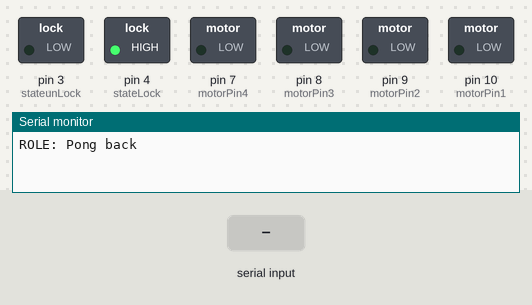
A sketch run on a simulated Arduino Uno, built with avr-gcc and run on an emulated ATmega328P. On the bench: switched loads named in the sketch (green lamp = pin HIGH), the last lines printed to the serial monitor. The test bench sets the inputs (shaded band). No radio packets arrive unless stated.

Above: at 1.2 s.
1.3 s: "l" received over Serial
At 5.3 s:
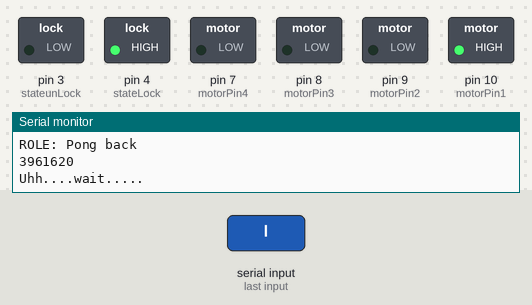
At 12.6 s:
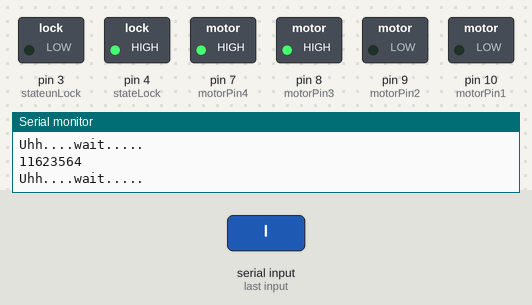
Timing chart, 0 to 13.2 s (numbered marks = the images above; inputs shaded):
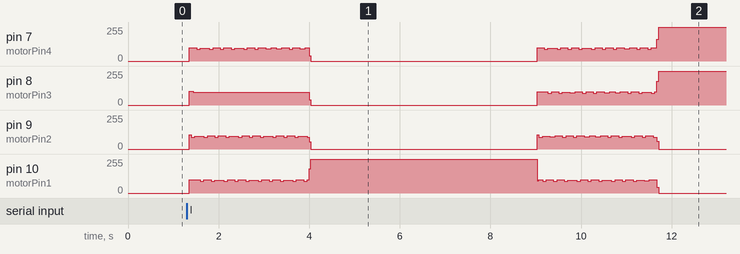

The sketch:

Receiver.ino
```cpp
#include <SPI.h>
#include "nRF24L01.h"
#include "RF24.h"

// Set up nRF24L01 radio on SPI bus plus pins 2 & 5
// MOSI 11
// SCK 13
// MISO 12
// CSN 2
// CE 5
RF24 radio(5,2);

#define motorPin1 10 // IN1
#define motorPin2 9 // IN2
#define motorPin3 8 // IN3
#define motorPin4 7 // IN4
int pir = 6;
int stateLock = 4; // red
int stateunLock = 3;  // green

int steps = 0;
boolean directionOfMotor = true; //true = locked
unsigned long lastTime;
unsigned long currentMillis;
//int stepsLeft = 2047;
int stepsLeft = 2591;
long time;

static char unlock_char[] = "UNLOCK";
static char lock_char[] = "LOCK";
static char distance_char[] = "ABCDEFGHIJASBFSAOEJFASQWRQWR";

// Radio pipe addresses for the 2 nodes to communicate.
const uint64_t pipes[2] = { 0xF0F0F0F0E1LL, 0xF0F0F0F0D2LL };

// The various roles supported by this sketch
typedef enum { role_ping_out = 1, role_pong_back } role_e;
// The debug-friendly names of those roles
const char* role_friendly_name[] = { "invalid", "Ping out", "Pong back"};
// The role of the current running sketch
role_e role;

char phoneData = 'n';
static char phone_send[] = "LOCKUNLOCK";

const int min_payload_size = 4;
//const int max_payload_size = 32;
const int max_payload_size = 69;
const int payload_size_increments_by = 1;
int next_payload_size = min_payload_size;

char receive_payload[max_payload_size+1]; // +1 to allow room for a terminating NULL char

void setup(void)
{
  delay(20); // Just to get a solid reading on the role pin

    role = role_pong_back;
//  role = role_ping_out;

  pinMode(motorPin1, OUTPUT);
  pinMode(motorPin2, OUTPUT);
  pinMode(motorPin3, OUTPUT);
  pinMode(motorPin4, OUTPUT);
  pinMode(pir, INPUT);
  pinMode(stateLock, OUTPUT);
  pinMode(stateunLock, OUTPUT);
  digitalWrite(stateLock, HIGH);
  digitalWrite(stateunLock, LOW);
  Serial.begin(9600);
  Serial.print(F("ROLE: "));
  Serial.println(role_friendly_name[role]);

  radio.begin();
  radio.enableDynamicPayloads(); // enable dynamic payloads
  radio.setRetries(5,15); // increase delay between retries & # of retries

  // This simple sketch opens two pipes for these two nodes to communicate
  // back and forth.
  // Open 'our' pipe for writing
  // Open the 'other' pipe for reading, in position #1 (we can have up to 5 pipes open for reading)

  if ( role == role_ping_out )
  {
    radio.openWritingPipe(pipes[0]);
    radio.openReadingPipe(1,pipes[1]);
  }
  else
  {
    radio.openWritingPipe(pipes[1]);
    radio.openReadingPipe(1,pipes[0]);
  }

  radio.startListening();
  radio.printDetails();
}

void loop(void)
{
  // Pong back role.  Receive each packet, dump it out, and send it back
  char c;
  if (Serial.available()) {
    c = Serial.read();
    if (c == 'l') {
            directionOfMotor = true;
      lockDoor(); //unlock first
      delay(3000);
     lockDoor(); //lock now
    } else if (c == 'u') {
      if (!directionOfMotor) {
            Serial.println("UNLOCK WITH PHONE");
            lockDoor(); // Lock Door
          }
    }
  }

  if ( role == role_pong_back )
  {
    // if there is data ready
    while ( radio.available() )
    {

      // Fetch the payload, and see if this was the last one.
      uint8_t len = radio.getDynamicPayloadSize();

      // If a corrupt dynamic payload is received, it will be flushed
      if(!len){
        continue;
      }

      radio.read( receive_payload, len );

      // Put a zero at the end for easy printing
      receive_payload[len] = 0;

      // Spew it
      Serial.print(F("Got RES size="));
      Serial.print(len);
      Serial.print(F(" value="));
      Serial.println(receive_payload);

      if (strcmp(receive_payload, unlock_char) ==0) {
        if (directionOfMotor) {
          Serial.println("UNLOCK WITH PHONE");
          lockDoor(); // It's actually unlock
          digitalWrite(stateunLock, LOW);
          digitalWrite(stateLock, HIGH);
        }
      }

      if (strcmp(receive_payload, lock_char) == 0) {
        if (!directionOfMotor) {
          Serial.println("LOCK WITH PHONE");
          lockDoor(); // Lock Door
          digitalWrite(stateLock, LOW);
          digitalWrite(stateunLock, HIGH);
        }
      }

      // THIS IS WHERE WE UNLOCK THE DOOR
      // THIS IS WHERE WE UNLOCK THE DOOR
      // THIS IS WHERE WE UNLOCK THE DOOR
      // THIS IS WHERE WE UNLOCK THE DOOR
      // THIS IS WHERE WE UNLOCK THE DOOR
      if (strcmp(receive_payload, distance_char) == 0 && (digitalRead(pir) == HIGH)) {
        Serial.println("PROXIMITY UNLOCK");
        directionOfMotor = true;
        lockDoor(); //unlock first
        digitalWrite(stateLock, LOW);
        digitalWrite(stateunLock, HIGH);
        delay(5000); // let door be able to "rest" before locking again
        lockDoor(); //lock now
        digitalWrite(stateLock, HIGH);
        digitalWrite(stateunLock, LOW);
      }

      // First, stop listening so we can talk
      radio.stopListening();

      // Send the final one back.
      radio.write( receive_payload, len );
      Serial.println(F("Sent response."));

      // Now, resume listening so we catch the next packets.
      radio.startListening();
    }
  }
}

void lockDoor () {
  while(stepsLeft > 0) {
    currentMillis = micros();
    if(currentMillis - lastTime >= 1000) {
      motorMove(1);
      time = time + micros() - lastTime;
      lastTime = micros();
      stepsLeft--;
    }
  }
  Serial.println(time);
  Serial.println("Uhh....wait.....");
  delay(2000);
  directionOfMotor =! directionOfMotor;
  //    stepsLeft = 2047;
  stepsLeft = 2591;
}

void motorMove(int xw) {
  for(int x = 0; x < xw; x++) {
    switch(steps) {
    case 0:
      digitalWrite(motorPin1, LOW);
      digitalWrite(motorPin2, LOW);
      digitalWrite(motorPin3, LOW);
      digitalWrite(motorPin4, HIGH);
      break;
    case 1:
      digitalWrite(motorPin1, LOW);
      digitalWrite(motorPin2, LOW);
      digitalWrite(motorPin3, HIGH);
      digitalWrite(motorPin4, HIGH);
      break;
    case 2:
      digitalWrite(motorPin1, LOW);
      digitalWrite(motorPin2, LOW);
      digitalWrite(motorPin3, HIGH);
      digitalWrite(motorPin4, LOW);
      break;
    case 3:
      digitalWrite(motorPin1, LOW);
      digitalWrite(motorPin2, HIGH);
      digitalWrite(motorPin3, HIGH);
      digitalWrite(motorPin4, LOW);
      break;
    case 4:
      digitalWrite(motorPin1, LOW);
      digitalWrite(motorPin2, HIGH);
      digitalWrite(motorPin3, LOW);
      digitalWrite(motorPin4, LOW);
      break;
    case 5:
      digitalWrite(motorPin1, HIGH);
      digitalWrite(motorPin2, HIGH);
      digitalWrite(motorPin3, LOW);
      digitalWrite(motorPin4, LOW);
      break;
    case 6:
      digitalWrite(motorPin1, HIGH);
      digitalWrite(motorPin2, LOW);
      digitalWrite(motorPin3, LOW);
      digitalWrite(motorPin4, LOW);
      break;
    case 7:
      digitalWrite(motorPin1, HIGH);
      digitalWrite(motorPin2, LOW);
      digitalWrite(motorPin3, LOW);
      digitalWrite(motorPin4, HIGH);
      break;
    default:
      digitalWrite(motorPin1, LOW);
      digitalWrite(motorPin2, LOW);
      digitalWrite(motorPin3, LOW);
      digitalWrite(motorPin4, LOW);
      break;
    }
    setDirection();
  }
}

void setDirection() {
  if(directionOfMotor == 1) {
    steps++;
  }

  if(directionOfMotor == 0) {
    steps--;
  }

  if(steps>7) {
    steps = 0;
  }

  if(steps<0) {
    steps = 7;
  }
}


// TURN MOTOR CODE
//  directionOfMotor = true;
//      lockDoor(); //unlock first
//      delay(3000);
//      lockDoor(); //lock now
```
